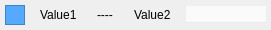
<?xml version="1.0" encoding="UTF-8"?>
<ui version="4.0">
 <class>Form</class>
 <widget class="QWidget" name="Form">
  <property name="geometry">
   <rect>
    <x>0</x>
    <y>0</y>
    <width>271</width>
    <height>30</height>
   </rect>
  </property>
  <property name="minimumSize">
   <size>
    <width>30</width>
    <height>0</height>
   </size>
  </property>
  <property name="maximumSize">
   <size>
    <width>16777215</width>
    <height>30</height>
   </size>
  </property>
  <property name="windowTitle">
   <string>Form</string>
  </property>
  <property name="styleSheet">
   <string notr="true">QLineEdit{
	border: none;
	border-bottom: 1px solid;
	border-bottom-color: rgb(235, 235, 235);
	background-color: rgb(250, 250, 250);
	font: 10pt url(:/plugins/StaraMaps/Roboto-Regular.ttf);
}

QLineEdit::hover{
	border-bottom: 2px solid;
	border-bottom-color: rgb(225, 225, 225);
}

QLineEdit:focus{
	border-bottom-color: rgb(243, 116, 53);
}

QLineEdit:disabled{
	background-color: rgb(230, 230, 230);
}
</string>
  </property>
  <layout class="QHBoxLayout" name="horizontalLayout">
   <property name="spacing">
    <number>5</number>
   </property>
   <property name="leftMargin">
    <number>5</number>
   </property>
   <property name="topMargin">
    <number>0</number>
   </property>
   <property name="rightMargin">
    <number>5</number>
   </property>
   <property name="bottomMargin">
    <number>0</number>
   </property>
   <item>
    <widget class="QFrame" name="frame">
     <property name="minimumSize">
      <size>
       <width>20</width>
       <height>20</height>
      </size>
     </property>
     <property name="maximumSize">
      <size>
       <width>20</width>
       <height>20</height>
      </size>
     </property>
     <property name="styleSheet">
      <string notr="true">background-color: rgb(85, 170, 255);</string>
     </property>
     <property name="frameShape">
      <enum>QFrame::StyledPanel</enum>
     </property>
     <property name="frameShadow">
      <enum>QFrame::Raised</enum>
     </property>
    </widget>
   </item>
   <item alignment="Qt::AlignRight">
    <widget class="QLabel" name="label_2">
     <property name="text">
      <string>Value1</string>
     </property>
    </widget>
   </item>
   <item alignment="Qt::AlignHCenter">
    <widget class="QLabel" name="label">
     <property name="text">
      <string>----</string>
     </property>
    </widget>
   </item>
   <item alignment="Qt::AlignLeft">
    <widget class="QLabel" name="label_3">
     <property name="text">
      <string>Value2</string>
     </property>
    </widget>
   </item>
   <item>
    <widget class="QLineEdit" name="newLineEdit">
     <property name="minimumSize">
      <size>
       <width>80</width>
       <height>0</height>
      </size>
     </property>
     <property name="maximumSize">
      <size>
       <width>80</width>
       <height>16777215</height>
      </size>
     </property>
    </widget>
   </item>
  </layout>
 </widget>
 <resources/>
 <connections/>
</ui>
